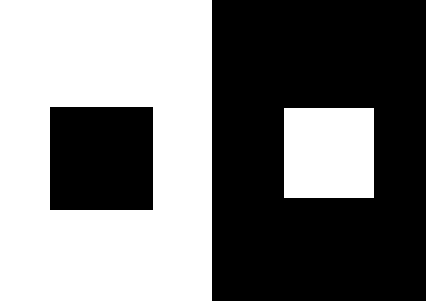
//> input picture Assignment_4/input/Image00.png, 426 x 301 px
$ ./Assign04 input/Image00.png out.png 1   (built with g++ and OpenCV 4)
//> lines starting //> are read from the running program, lines starting //| are printed output that depends on the picture; after the words box and inside, x2 and y2 are one past the last pixel; in counts of white or black regions, pixels touching at a corner belong together
### Assignment_4/TEST_Edges.hpp
#ifndef TEST_FILTERING_H
#define TEST_FILTERING_H

#include "Filtering.hpp"
#include "Edges.hpp"

#define EPSILON		1e-06

string getFilename(string path);
string getContainingFolder(string path);
double computeErrorSum(Mat processedImage, Mat groundImage);
bool checkForError(int testIndex, Mat computed, Mat ground);

bool TEST_ONE_applyLinearFilter(int testIndex, Mat input, Mat filter, double scaleFactor);
bool TEST_applyLinearFilter(string filepath);

bool TEST_ONE_applyGaussian3x3(int testIndex, Mat input);
bool TEST_applyGaussian3x3(string filepath);

bool TEST_ONE_applyLaplacian(int testIndex, Mat input);
bool TEST_applyLaplacian(string filepath);

bool TEST_ONE_checkPairs(int testIndex, Mat input, int r1, int c1, int r2, int c2, int outR, int outC, int groundValue);
bool TEST_checkPairs();

bool TEST_ONE_applyMarrHildreth(int testIndex, Mat input, Mat groundImage);
bool TEST_applyMarrHildreth(string filepath);

#endif

### Assignment_4/Edges.hpp
#ifndef EDGES_H
#define EDGES_H

#include <opencv2/core.hpp>
#include <opencv2/highgui.hpp>
#include <opencv2/imgproc.hpp>
#include <iostream>
#include "Filtering.hpp"

using namespace cv;
using namespace std;

void checkPairs(Mat lapImage, int r1, int c1, int r2, int c2, Mat &edges);
void applyMarrHildreth(Mat input, Mat &edges);


#endif

### Assignment_4/Filtering.hpp
#ifndef FILTERING_H
#define FILTERING_H

#include <opencv2/core.hpp>
#include <opencv2/highgui.hpp>
#include <opencv2/imgproc.hpp>
#include <iostream>

using namespace cv;
using namespace std;

void applyLinearFilter(Mat input, Mat filter, Mat &output, double scaleFactor = 1.0);
void applyBoxFilter(Mat input, int filterWidth, int filterHeight, Mat &output);
void applyGaussian3x3(Mat input, Mat &output);
void applySobel3x3(Mat input, bool isVertical, Mat &output);
void applyLaplacian(Mat input, Mat &output);


#endif

### Assignment_4/TEST_Edges.cpp
#include "TEST_Edges.hpp"

// [17 lines left out: function getFilename, not called in this run]

string getContainingFolder(string path) {
	// Find right-most / or \\ character
	size_t found = path.rfind("/");
	if (found == string::npos) {
		found = path.rfind("\\");
	}

	string containPath = "";

	// Didn't find anything; pass local directory
	if (found == string::npos) {
		containPath = "./";
	}
	else {
		containPath = path.substr(0, found + 1);
	}

	return containPath;
}

double computeErrorSum(Mat processedImage, Mat groundImage) {
	// Compare output image to ground truth
	// (Some code taken from: https://docs.opencv.org/2.4/doc/tutorials/highgui/video-input-psnr-ssim/video-input-psnr-ssim.html)
	Mat diffImage;
	absdiff(processedImage, groundImage, diffImage);
	Mat floatDiffImage;
	diffImage.convertTo(floatDiffImage, CV_64F);
	floatDiffImage = floatDiffImage.mul(floatDiffImage);
	Scalar diff = sum(floatDiffImage);
	return diff[0];
}

bool checkForError(int testIndex, Mat computed, Mat ground) {

	// Compute error
	double error = computeErrorSum(computed, ground);

	cout << "\t" << "TEST " << testIndex << " total difference: " << error << endl;

	bool testPassed = true;
	if (error > EPSILON) {
		cout << "\t" << "TEST " << testIndex << ": FAILED" << endl;
		//cout << "\t" << "COMPUTED: " << computed << endl;
		//cout << "\t" << "GROUND: " << ground << endl;
		//exit(1);
		testPassed = false;
	}

	return testPassed;
}

bool TEST_ONE_applyLinearFilter(int testIndex, Mat input, Mat filter, double scaleFactor) {

	// Compute filtered image
	Mat output;
	applyLinearFilter(input, filter, output, scaleFactor);

	// Compute ground image
	Mat groundOutput;
	cv::flip(filter, filter, -1);
	cv::filter2D(input, groundOutput, CV_64F, filter, cv::Point(-1,-1), 0.0, BORDER_CONSTANT);
	groundOutput *= scaleFactor;

	// Did we pass?
	return checkForError(testIndex, output, groundOutput);
}

bool TEST_applyLinearFilter(string filepath) {

	bool allPassed = true;

	// TEST 1 //////////////////////////////////////////

	allPassed &= TEST_ONE_applyLinearFilter(
		1,
		(Mat_<double>(1, 6) << 0, 1, 1, 0, 2, 1),
		(Mat_<double>(1, 3) << 1, 2, 3),
		1.0);

	// TEST 2 //////////////////////////////////////////

	allPassed &= TEST_ONE_applyLinearFilter(
		2,
		(Mat_<double>(1, 6) << 0, 1, 1, 0, 2, 1),
		(Mat_<double>(1, 3) << 1, 2, 3),
		1.0/6.0);

	// TEST 3 //////////////////////////////////////////

	allPassed &= TEST_ONE_applyLinearFilter(
		3,
		(Mat_<double>(3, 6) <<  0, 1, 1, 0, 2, 1,
								1,2, 1, 4, 5, 1,
								7, 3, 2, 4, 2, 1),
		(Mat_<double>(3, 3) << 1, 2, 3, 4, 5, 6, 7, 8, 9),
		1);

	// TEST 4 //////////////////////////////////////////

	allPassed &= TEST_ONE_applyLinearFilter(
		4,
		(Mat_<double>(3, 6) <<
			0, 1, 1, 0, 2, 1,
			1, 2, 1, 4, 5, 1,
			7, 3, 2, 4, 2, 1),
		(Mat_<double>(3, 3) << 1, 2, 3, 4, 5, 6, 7, 8, 9),
		1.0 / 45.0);

	// TEST 5 //////////////////////////////////////////

	allPassed &= TEST_ONE_applyLinearFilter(
		5,
		(Mat_<double>(3, 6) <<
			0, 1, 1, 0, 2, 1,
			1, 2, 1, 4, 5, 1,
			7, 3, 2, 4, 2, 1),
		(Mat_<double>(3, 3) << -3, -2, -1, 0, 1, 2, 3, 4, 5),
		1.0);

	// TEST 6 //////////////////////////////////////////

	allPassed &= TEST_ONE_applyLinearFilter(
		6,
		(Mat_<double>(3, 6) <<
			0, 1, 1, 0, 2, 1,
			1, 2, 1, 4, 5, 1,
			7, 3, 2, 4, 2, 1),
			(Mat_<double>(3, 3) << -3, -2, -1, 0, 1, 2, 3, 4, 5),
		1.0/21.0);

	// TEST 7 //////////////////////////////////////////

	allPassed &= TEST_ONE_applyLinearFilter(
		7,
		(Mat_<double>(3, 6) <<
			0, 1, 1, 0, 2, 1,
			1, 2, 1, 4, 5, 1,
			7, 3, 2, 4, 2, 1),
			(Mat_<double>(3, 1) << 1, 2, 3),
		1.0/6.0);

	// TEST 8 //////////////////////////////////////////
	Mat image = imread(filepath, IMREAD_GRAYSCALE);
	image.convertTo(image, CV_64FC1);

	allPassed &= TEST_ONE_applyLinearFilter(
		8,
		image,
		(Mat_<double>(3, 3) << 1, 2, 3, 4, 5, 6, 7, 8, 9),
		1.0 / 45.0);

	return allPassed;
}

bool TEST_ONE_applyGaussian3x3(int testIndex, Mat input) {
	// Compute filtered image
	Mat output;
	applyGaussian3x3(input, output);

	// Compute ground image
	Mat groundOutput;
	Mat inputFloat;
	input.convertTo(inputFloat, CV_64F);
	cv::GaussianBlur(inputFloat, groundOutput, Size(3, 3), 0, 0, BORDER_CONSTANT);

	// Did we pass?
	return checkForError(testIndex, output, groundOutput);
}

bool TEST_applyGaussian3x3(string filepath) {

	bool allPassed = true;

	// TEST 1 //////////////////////////////////////////

	allPassed &= TEST_ONE_applyGaussian3x3(
		1,
		(Mat_<double>(1, 6) << 0, 1, 1, 0, 2, 1));

	// TEST 2 //////////////////////////////////////////

	allPassed &= TEST_ONE_applyGaussian3x3(
		2,
		(Mat_<double>(1, 6) << 0, 1, 1, 0, 2, 1));

	// TEST 3 //////////////////////////////////////////

	allPassed &= TEST_ONE_applyGaussian3x3(
		3,
		(Mat_<double>(3, 6) <<
			0, 1, 1, 0, 2, 1,
			1, 2, 1, 4, 5, 1,
			7, 3, 2, 4, 2, 1));


	// TEST 4 //////////////////////////////////////////
	Mat image = imread(filepath, IMREAD_GRAYSCALE);
	image.convertTo(image, CV_64FC1);

	allPassed &= TEST_ONE_applyGaussian3x3(
		4,
		image);

	return allPassed;
}

bool TEST_ONE_applyLaplacian(int testIndex, Mat input) {
	// Compute filtered image
	Mat output;
	applyLaplacian(input, output);

	// Compute ground image
	Mat groundOutput;
	Mat filter = (Mat_<double>(3, 3) << 1, 1, 1, 1, -8, 1, 1, 1, 1);
	cv::filter2D(input, groundOutput, CV_64F, filter, cv::Point(-1, -1), 0.0, BORDER_CONSTANT);
	groundOutput *= 1.0/8.0;

	// Did we pass?
	return checkForError(testIndex, output, groundOutput);
}

bool TEST_applyLaplacian(string filepath) {

	bool allPassed = true;

	// TEST 1 //////////////////////////////////////////

	allPassed &= TEST_ONE_applyLaplacian(
		1,
		(Mat_<double>(1, 6) << 0, 1, 1, 0, 2, 1));

	// TEST 2 //////////////////////////////////////////

	allPassed &= TEST_ONE_applyLaplacian(
		2,
		(Mat_<double>(1, 6) << 0, 1, 1, 0, 2, 1));

	// TEST 3 //////////////////////////////////////////

	allPassed &= TEST_ONE_applyLaplacian(
		3,
		(Mat_<double>(3, 6) <<
			0, 1, 1, 0, 2, 1,
			1, 2, 1, 4, 5, 1,
			7, 3, 2, 4, 2, 1));


	// TEST 4 //////////////////////////////////////////
	Mat image = imread(filepath, IMREAD_GRAYSCALE);
	image.convertTo(image, CV_64FC1);

	allPassed &= TEST_ONE_applyLaplacian(
		4,
		image);

	return allPassed;
}

bool TEST_ONE_checkPairs(int testIndex, Mat input, int r1, int c1, int r2, int c2, int outR, int outC, int groundValue) {
	Mat edges = Mat::zeros(input.rows, input.cols, CV_8UC1);
	checkPairs(input, r1, c1, r2, c2, edges);
	bool didPass = edges.at<uchar>(outR, outC) == groundValue;

	cout << "\t" << "TEST " << testIndex << " values: " << (int)(edges.at<uchar>(outR, outC)) << " " << groundValue << endl;

	if (!didPass) {
		cout << "\t" << "TEST " << testIndex << ": FAILED" << endl;
	}

	return didPass;
}

bool TEST_checkPairs() {

	bool allPassed = true;

	Mat testImage = (Mat_<double>(3, 3) <<
		5, 8, -1,
		0.1, -1, -7,
		-0.1, 1, 2);

	// TEST 1 //////////////////////////////////////////

	allPassed &= TEST_ONE_checkPairs(1, testImage,
		0,0,
		1,1,
		1,1, 255);

	// TEST 2 //////////////////////////////////////////

	allPassed &= TEST_ONE_checkPairs(2, testImage,
		1, 1,
		2, 2,
		1, 1, 255);

	// TEST 3 //////////////////////////////////////////

	allPassed &= TEST_ONE_checkPairs(3, testImage,
		0, 0,
		0, 1,
		0, 0, 0);

	// TEST 4 //////////////////////////////////////////

	allPassed &= TEST_ONE_checkPairs(4, testImage,
		0, 0,
		0, 1,
		0, 1, 0);

	// TEST 5 //////////////////////////////////////////

	allPassed &= TEST_ONE_checkPairs(5, testImage,
		1, 0,
		2, 0,
		1, 0, 0);

	// TEST 6 //////////////////////////////////////////

	allPassed &= TEST_ONE_checkPairs(6, testImage,
		1, 0,
		2, 0,
		2, 0, 0);

	// TEST 7 //////////////////////////////////////////

	allPassed &= TEST_ONE_checkPairs(7, testImage,
		0, 0,
		1, 1,
		0, 0, 0);

	// TEST 8 //////////////////////////////////////////

	allPassed &= TEST_ONE_checkPairs(8, testImage,
		1, 2,
		2, 2,
		1, 2, 255);

	// TEST 9 //////////////////////////////////////////

	allPassed &= TEST_ONE_checkPairs(9, testImage,
		1, 2,
		2, 2,
		2, 2, 0);


	return allPassed;
}

bool TEST_ONE_applyMarrHildreth(int testIndex, Mat input, Mat groundImage) {
	// Call Marr-Hildreth
	Mat output;
	applyMarrHildreth(input, output);

	return checkForError(testIndex, output, groundImage);
}

bool TEST_applyMarrHildreth(string filepath) {

	bool allPassed = true;

	// Get containing ground folder
	string inputPath = getContainingFolder(filepath);
	string groundPath = inputPath + "../ground/";

	for (int i = 0; i < 6; i++) {
		string inputFilename = inputPath + "Image0" + std::to_string(i) + ".png";
		string groundFilename = groundPath + "EDGES_Image0" + std::to_string(i) + ".png";

		Mat inputImage = imread(inputFilename, IMREAD_GRAYSCALE);
		Mat groundImage = imread(groundFilename, IMREAD_GRAYSCALE);

		allPassed &= TEST_ONE_applyMarrHildreth(i, inputImage, groundImage);
	}

	return allPassed;
}

### Assignment_4/Edges.cpp
#include <cmath>
#include <opencv2/core/core.hpp>
#include <opencv2/highgui/highgui.hpp>
#include <opencv2/imgproc.hpp>
#include <iostream>
#include "Filtering.hpp"

using namespace cv;
using namespace std;


void checkPairs(Mat lapImage, int r1, int c1, int r2, int c2, Mat &edges) {
	double val1, val2;

	val1 = (double)lapImage.at<double>(r1,c1);
	val2 = (double)lapImage.at<double>(r2,c2);
	double val;

	val = abs(val1 - val2);
	if (val < 0.625) {

	}
	else if (val1 < 0 && val2 < 0 || val1 >= 0 && val2 >= 0) {

	}
	else {
		if (val1 < val2) {
			edges.at<uchar>(r1,c1) = 255;
			//val1 = 255;
		}
		else {
			edges.at<uchar>(r2,c2) = 255;
			//val2 = 255;
		}
	}
}
void applyMarrHildreth(Mat input, Mat &edges) {
	Mat output;
	input.convertTo(input, CV_64FC1);
	for(int i = 0; i < 9; i++) {
		applyGaussian3x3(input, output);
		output.copyTo(input);
	}
	applyLaplacian(input, output);
	edges.create(output.rows, output.cols,CV_8UC1);
	edges = Scalar(0);
	for (int i = 1; i < output.rows - 1; i++)
		for (int j = 1; j < output.cols - 1; j++) {
			checkPairs(output, i, j, i + 1, j, edges);
			checkPairs(output, i, j, i + 1, j + 1, edges);
			checkPairs(output, i, j, i, j + 1, edges);
			checkPairs(output, i, j, i + 1, j - 1, edges);
		}
}

### Assignment_4/Filtering.cpp
#include <opencv2/core/core.hpp>
#include <opencv2/highgui/highgui.hpp>
#include <opencv2/imgproc.hpp>
#include <iostream>

//#include <Filtering.hpp>
#include <memory.h>
#include <cstring>
#include <cstdint>
#include <stdio.h>

using namespace cv;
using namespace std;

double convolveOnce(Mat input, Mat filter, int centerRow, int centerCol) {
	double sum = 0.0;
	int imr, imc;
	double filterval;
	double pixel;

	for (int i = 0 ; i < filter.rows; i++){
		for (int j = 0;j < filter.cols; j++) {
			imr = filter.rows/2 - i + centerRow;
			imc = filter.cols/2 - j + centerCol;
			filterval = filter.at<double>(i,j);
			if (imr < 0 || imr >= input.rows || imc < 0 || imc >= input.cols) {
				pixel = 0;
			}
			else {
				pixel = (double)input.at<double>(imr,imc);
			}
			sum += pixel*filterval;
		}
	}
	return sum;
}
void applyLinearFilter(Mat input, Mat filter, Mat &output, double scaleFactor ) {
	double sum = 0.0;
	//double *rfilter;

	output.create(input.rows, input.cols,CV_64FC1);
	for (int i = 0; i < input.rows; i++) {
		for (int j = 0; j < input.cols; j++) {
			sum = convolveOnce(input, filter, i, j);
			output.at<double>(i,j) = sum;
		}
	}
	output *= scaleFactor;
}
// [7 lines left out: function applyBoxFilter, not called in this run]
void applyGaussian3x3(Mat input, Mat &output) {
	Mat gaussianfilter;
	gaussianfilter = (Mat_<double>(3,3)<<1,2,1,2,4,2,1,2,1);
	applyLinearFilter(input, gaussianfilter, output, 1.0/16.0);
}
// [10 lines left out: function applySobel3x3, not called in this run]
void applyLaplacian(Mat input, Mat &output) {
	Mat laplacianfilter;
	laplacianfilter = (Mat_<double>(3,3)<<1,1,1,1,-8,1,1,1,1);
	applyLinearFilter(input, laplacianfilter, output, 1.0/8.0);
}

### Assignment_4/Assign04.cpp
#include <opencv2/core/core.hpp>
#include <opencv2/highgui/highgui.hpp>
#include <iostream>
#include "Filtering.hpp"
#include "Edges.hpp"
#include "TEST_Edges.hpp"

using namespace cv;
using namespace std;

int main(int argc, char **argv) {

	// If no command line arguments entered, exit
	if (argc < 4) {
		cout << "ERROR: Insufficient command line arguments!" << endl;
		cout << "[path to image] [path to directory for output] [testing? (0 or 1)]" << endl;
		return -1;
	}

	// Testing mode?
	int testingMode = atoi(argv[3]);

	// Get path to file
	string filepath = string(argv[1]);

	if (!testingMode) {
		// REGULAR APPLICATION

		// Get filename
		string filename = getFilename(filepath);

		// Load image
		cout << "Loading image: " << filepath << endl;
		Mat image = imread(filepath, IMREAD_GRAYSCALE);

		// Check if data is invalid
		if (!image.data) {
			cout << "ERROR: Could not open or find the image!" << endl;
			return -1;
		}

		// Perform edge detection
		Mat edges;
		applyMarrHildreth(image, edges);

		// Get path to output
		string outputDir = string(argv[2]);

		// Save output images
		imwrite(outputDir + "/EDGES_" + filename, edges);
		cout << "Images saved." << endl;

		// Show our image (with the filename as the window title)
		imshow(filename, image);

		// Show output images
		imshow("Edge Image", edges);

		// Wait for a keystroke to close the window
		waitKey(-1);

		// Cleanup all windows
		destroyAllWindows();
	}
	else {
		// TESTING MODE

		bool allGood = true;

		// Testing applyLinearFilter
		if (!TEST_applyLinearFilter(filepath)) {
//> in TEST_applyLinearFilter, `Mat image = imread(filepath, IMREAD_GRAYSCALE);`: image: 301 rows x 426 cols, CV_8UC1; 47.8% white; 2 white regions, box (x1, y1, x2, y2) and area: (0, 0, 212, 301) 53203, (284, 108, 374, 198) 8100
//> in computeErrorSum (call 8), `absdiff(processedImage, groundImage, diffImage);`: diffImage: 301 rows x 426 cols, CV_64FC1; every value is 0
//| 	TEST 8 total difference: 0
//> in TEST_applyLinearFilter, `allPassed &= TEST_ONE_applyLinearFilter( 8, image, (Mat_<double>(3, 3)..`: allPassed = true
			cout << "TEST_applyLinearFilter: FAILED" << endl;
			allGood = false;
		}
		else {
			cout << "TEST_applyLinearFilter: SUCCESS" << endl;
		}

		// Testing applyGaussian3x3
		if (!TEST_applyGaussian3x3(filepath)) {
			cout << "TEST_applyGaussian3x3: FAILED" << endl;
			allGood = false;
		}
		else {
			cout << "TEST_applyGaussian3x3: SUCCESS" << endl;
		}

		// Testing applyLaplacian
		if (!TEST_applyLaplacian(filepath)) {
//> in applyLaplacian (call 4), `applyLinearFilter(input, laplacianfilter, output, 1.0/8.0);`:
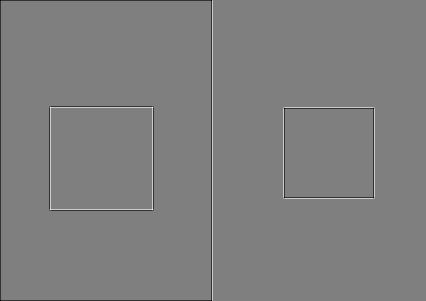
//> output: 301 rows x 426 cols, CV_64FC1; min -159.4, max 159.4, mean -0.5; drawn with min black and max white
			cout << "TEST_applyLaplacian: FAILED" << endl;
			allGood = false;
		}
		else {
			cout << "TEST_applyLaplacian: SUCCESS" << endl;
		}

		// Testing checkPairs
		if (!TEST_checkPairs()) {
			cout << "TEST_checkPairs: FAILED" << endl;
			allGood = false;
		}
		else {
			cout << "TEST_checkPairs: SUCCESS" << endl;
		}

		// Testing applyMarrHildreth
		if (!TEST_applyMarrHildreth(filepath)) {
//> EDGES_Image00.png cannot be read in this run, so this picture is empty
//> the loop in applyMarrHildreth, `for(int i = 0; i < 9; i++)` made 9 passes
//> pass 2, in applyLinearFilter (call 18), `output *= scaleFactor;`:
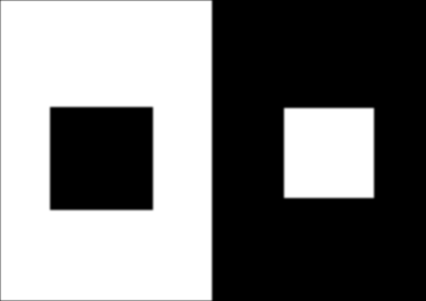
//> output: 301 rows x 426 cols, CV_64FC1; min 0, max 255, mean 121.3
//> after the loop in applyMarrHildreth, `for(int i = 0; i < 9; i++)`:
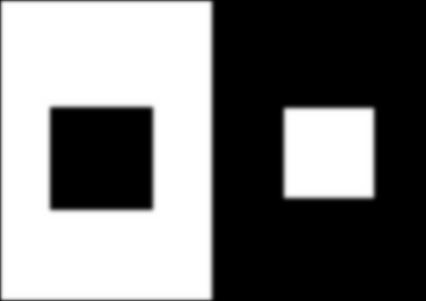
//> input: 301 rows x 426 cols, CV_64FC1; min 0, max 255, mean 120.1
//> in applyLaplacian (call 5), `applyLinearFilter(input, laplacianfilter, output, 1.0/8.0);`:
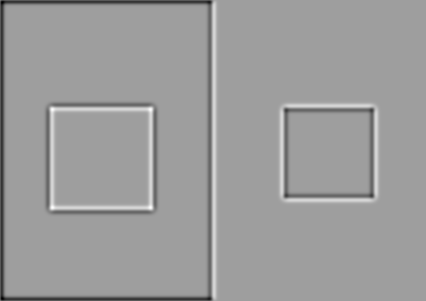
//> output: 301 rows x 426 cols, CV_64FC1; min -13.88, max 8.44, mean -0.189; drawn with min black and max white
//> after the loop in applyMarrHildreth, `for (int i = 1; i < output.rows - 1; i++)`:
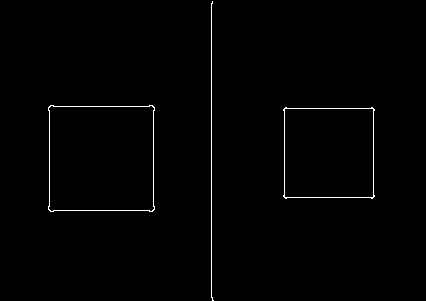
//> edges: 301 rows x 426 cols, CV_8UC1; 0.86% white in thin lines or dots, all inside (x1, y1, x2, y2) = (48, 1, 375, 301)
//> (the run ends here: the program stops with an error, at `absdiff(processedImage, groundImage, diffImage);`)
